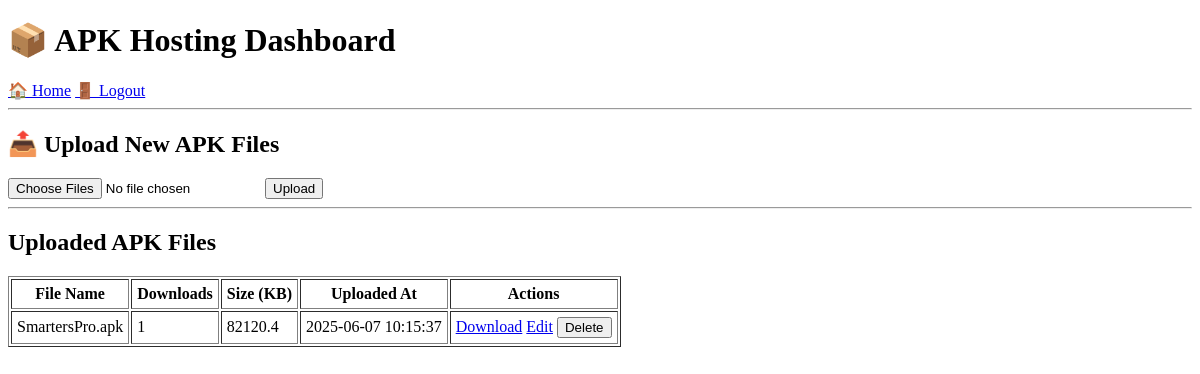
Before: /upload (signed in) with the older database file.
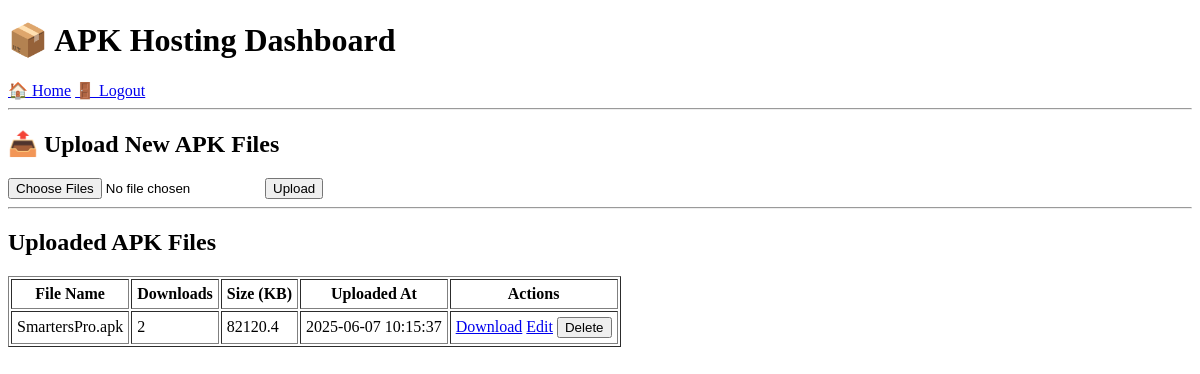
After: the same page with the newer database file.
### tables this page shows
CREATE TABLE apks (
                        id INTEGER PRIMARY KEY AUTOINCREMENT,
                        filename TEXT NOT NULL,
                        downloads INTEGER DEFAULT 0,
                        filesize INTEGER,
                        uploaded_at TEXT
                    );

### app.py (the view, shortened to what this page needs)
@app.route('/upload', methods=['GET', 'POST'])
@login_required
def upload_page():
    with sqlite3.connect(DB_FILE) as conn:
        c = conn.cursor()
        c.execute("SELECT id, filename, downloads, filesize, uploaded_at FROM apks")
        apks = c.fetchall()
    return render_template('upload.html', apks=apks)

### app.py (called while the page is built)
def login_required(f):
    @wraps(f)
    def wrapper(*args, **kwargs):
        if not session.get('logged_in'):
            flash('Login required.', 'warning')
            return redirect(url_for('login'))
        return f(*args, **kwargs)
    return wrapper

### templates/upload.html (shortened to what this page needs)
<!doctype html>
<html>
<head>
</head>
<body>
    <h1>📦 APK Hosting Dashboard</h1>
    <nav>
        <a href="{{ url_for('upload_page') }}">🏠 Home</a>
        <a href="{{ url_for('logout') }}">🚪 Logout</a>
    </nav>
    <hr>
    <h2>📤 Upload New APK Files</h2>
    <form method="POST" enctype="multipart/form-data">
        <input type="file" name="apks" multiple>
        <button type="submit">Upload</button>
    </form>
    <hr>
    <h2>Uploaded APK Files</h2>
    {% if apks %}
<table border="1" cellpadding="5">
    <tr>
        <th>File Name</th>
        <th>Downloads</th>
        <th>Size (KB)</th>
        <th>Uploaded At</th>
        <th>Actions</th>
    </tr>
    {% for apk in apks %}
    <tr>
        <td>{{ apk[1] }}</td>
        <td>{{ apk[2] }}</td>
        <td>{{ (apk[3] / 1024) | round(1) if apk[3] else 'N/A' }}</td>
        <td>{{ apk[4] if apk[4] else 'N/A' }}</td>
        <td>
            <a href="{{ url_for('download_apk', filename=apk[1]) }}">Download</a>
            <a href="{{ url_for('edit_apk', apk_id=apk[0]) }}">Edit</a>
            <form action="{{ url_for('delete_apk', apk_id=apk[0]) }}" method="post" style="display:inline;" onsubmit="return confirm('Are you sure?');">
                <button type="submit">Delete</button>
            </form>
        </td>
    </tr>
    {% endfor %}
</table>
    {% else %}
        <p>No APKs uploaded yet.</p>
    {% endif %}
</body>
</html>

Changed rows visible on the page:
changed apks "SmartersPro.apk": downloads "1" → "2"
